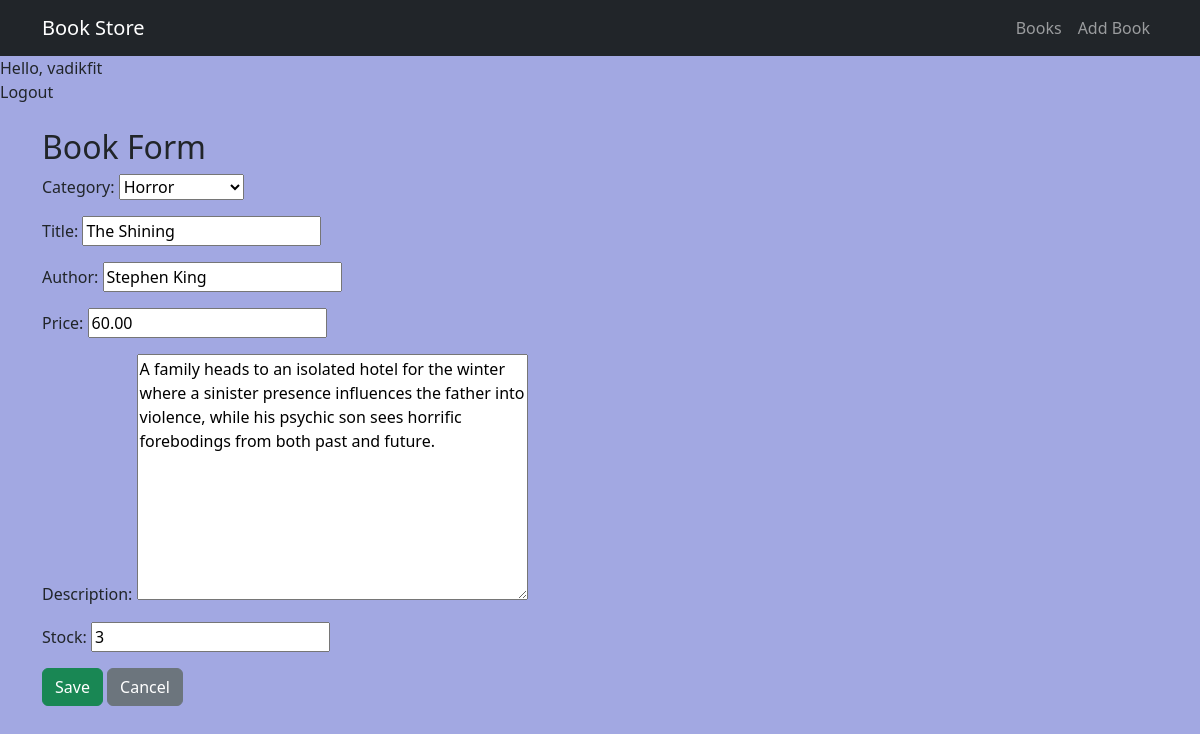
Page /books/2/update/ (signed in) on the committed database.
### users/models.py (models this page shows)
class CustomUser(AbstractUser):
    pass

### books/models.py (models this page shows, shortened)
class Book(models.Model):
    category = models.ForeignKey(
        Category,
        on_delete=models.CASCADE,
        related_name='books',
    )
    title = models.CharField(max_length=200)
    author = models.CharField(max_length=200)
    price = models.DecimalField(max_digits=10, decimal_places=2)
    description = models.TextField()
    stock = models.PositiveIntegerField(default=0)

### books/views.py (the view)
# urls.py: path('<int:pk>/update/', BookUpdateView.as_view(), name='book_update'),
class BookUpdateView(LoginRequiredMixin,PermissionRequiredMixin, UpdateView):
    permission_required = 'books.change_book'
    login_url = 'users:login'
    model = Book
    fields = '__all__'
    template_name = 'books/book_form.html'
    success_url = reverse_lazy('books:book_list')

### books/models.py (called while the page is built)
    def __str__(self):
        return self.name

### books/templates/books/book_form.html (shortened to what this page needs)
{% extends "books/base.html" %}
{% block content %}
<h2>Book Form</h2>
<form method="post">
    {{ form.as_p }}
    <button type="submit" class="btn btn-success">
        Save
    </button>
    <a href="{% url 'books:book_list' %}" class="btn btn-secondary">
        Cancel
    </a>
</form>
{% endblock %}

### books/templates/books/navbar.html (shortened to what this page needs)
<nav class="navbar navbar-expand-lg navbar-dark bg-dark">
    <div class="container">
        <a class="navbar-brand" href="{% url 'books:book_list' %}">
            Book Store
        </a>
        <div class="navbar-nav">
            <a class="nav-link" href="{% url 'books:book_list' %}">
                Books
            </a>
            <a class="nav-link" href="{% url 'books:book_create' %}">
                Add Book
            </a>
        </div>
    </div>
</nav>
{% if user.is_authenticated %}
<span class="navbar-text me-3">
    Hello, {{ user.username }}
</span>
<form action="{% url 'users:logout' %}" method="post" class="d-inline">
    <button type="submit" class="btn btn-link nav-link p-0 border-0 bg-transparent">
        Logout
    </button>
</form>
{% endif %}

### books/static/css/style.css (style rules this page uses)
body { background: #a2a8e2; }

### rows in the picture
CustomUser: username "vadikfit"
Book: category "Horror", title "The Shining", author "Stephen King", price "60.00", description "A family heads to an isolated hotel for the winter where a sinister presence influences the father into violence, while his psychic son sees horrific forebodings from both past and future.", stock "3"
